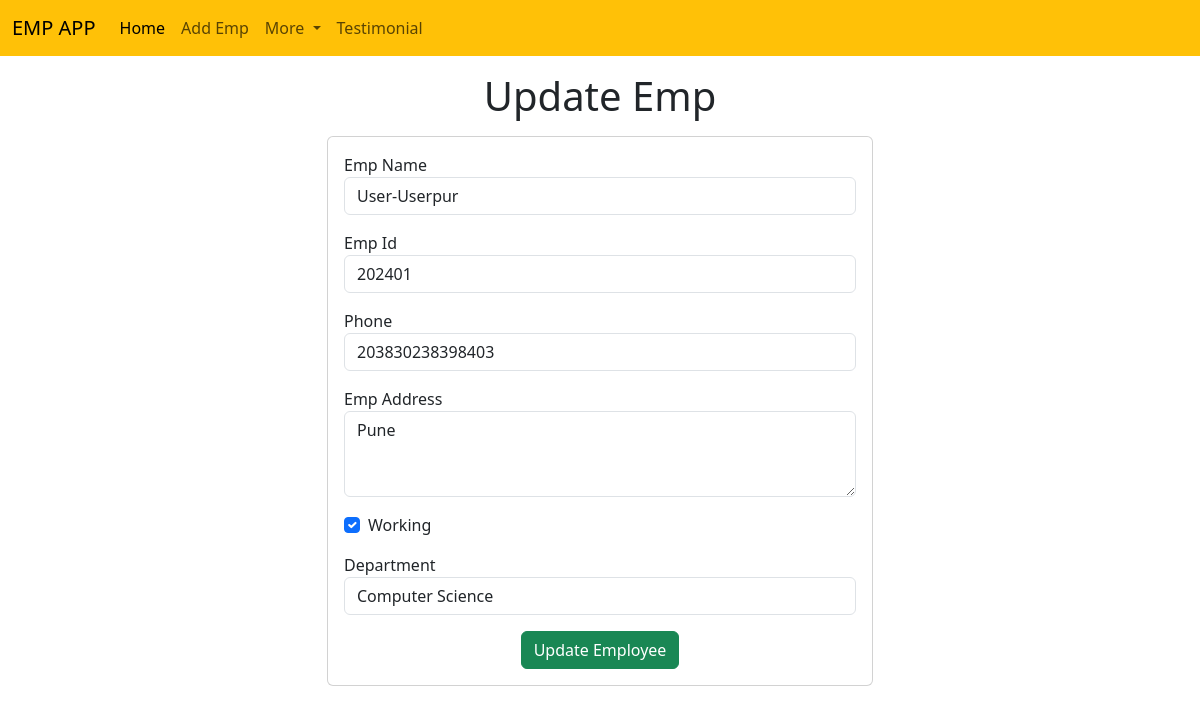
The page /emp/update-emp/14 on the database as committed earlier.
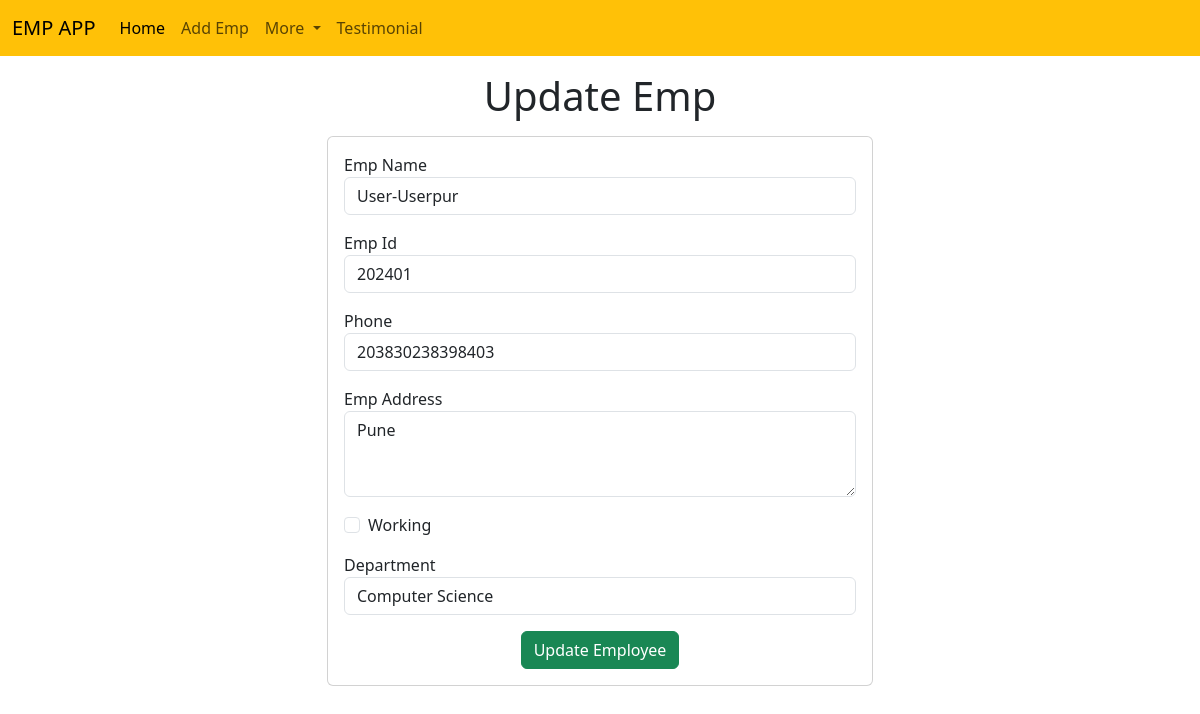
The same page on the database as committed later.
### emp/models.py (models this page shows)
class emp(models.Model):
    name = models.CharField(max_length=200)
    emp_id = models.IntegerField(max_length=200)
    phone = models.CharField(max_length=10)
    address = models.CharField(max_length=200)
    working = models.BooleanField(default=True)
    department = models.CharField(max_length=10)

### emp/views.py (the view)
# urls.py: path('update-emp/<int:emp_id>',update_emp),
def update_emp(request, emp_id):
    print(emp_id)
    emps = emp.objects.get(pk=emp_id)
    return render(request, 'emp/updates_emp.html', {'emps': emps})

### templates/emp/updates_emp.html (shortened to what this page needs)
<!DOCTYPE html>
<html lang="en">
  <head>
    <link
      href="https://cdn.jsdelivr.net/npm/bootstrap@5.3.3/dist/css/bootstrap.min.css"
      rel="stylesheet"
    />
  </head>
  <body>
    {% include 'emp/navbar.html' %}
    <h1 class="text-center my-3">Update Emp</h1>
    <div class="container">
      <div class="row">
        <div class="col-md-6 offset-md-3">
          <div class="card">
            <div class="card-body">
              <form action="/emp/do-update-emp/{{emps.id}}" method="post">
                <div class="mb-3">
                  <lable for="name">Emp Name</lable>
                  <input
                    id="name"
                    type="text"
                    class="form-control"
                    placeholder="Emp Name"
                    name="emp_name"
                    value="{{emps.name}}"
                  />
                </div>
                <div class="mb-3">
                  <lable for="id">Emp Id</lable>
                  <input
                    id="id"
                    type="text"
                    class="form-control"
                    placeholder="Emp Id"
                    name="emp_id"
                    value="{{emps.emp_id}}"
                  />
                </div>
                <div class="mb-3">
                  <lable for="phone">Phone</lable>
                  <input
                    id="phone"
                    type="text"
                    class="form-control"
                    placeholder="Phone"
                    name="emp_phone"
                    value="{{emps.phone}}"
                  />
                </div>
                <div class="mb-3">
                  <lable for="address">Emp Address</lable>
                  <textarea
                    id="address"
                    rows="3"
                    class="form-control"
                    name="emp_address"
                  >
{{emps.address}}</textarea
                  >
                </div>
                <div class="form-check mb-3">
                  <lable for="working">Working</lable>
                  <input
                    id="working"
                    type="checkbox"
                    class="form-check-input"
                    name="emp_working"
                    {% if emps.working %}checked {% endif %}
                  />
                </div>
                <div class="mb-3">
                  <lable for="department">Department</lable>
                  <select
                    id="department"
                    class="form-control"
                    name="emp_department"
                    value="{{emps.department}}"
                  >
                    <option value="CSE">Computer Science</option>
                  </select>
                </div>
                <div class="container text-center">
                  <button class="btn btn-success">Update Employee</button>
                </div>
              </form>
            </div>
          </div>
        </div>
      </div>
    </div>
  </body>
</html>

Rows that differ between the two databases and show on the page:
changed emp "User-Userpur": working "☑" → "☐"
